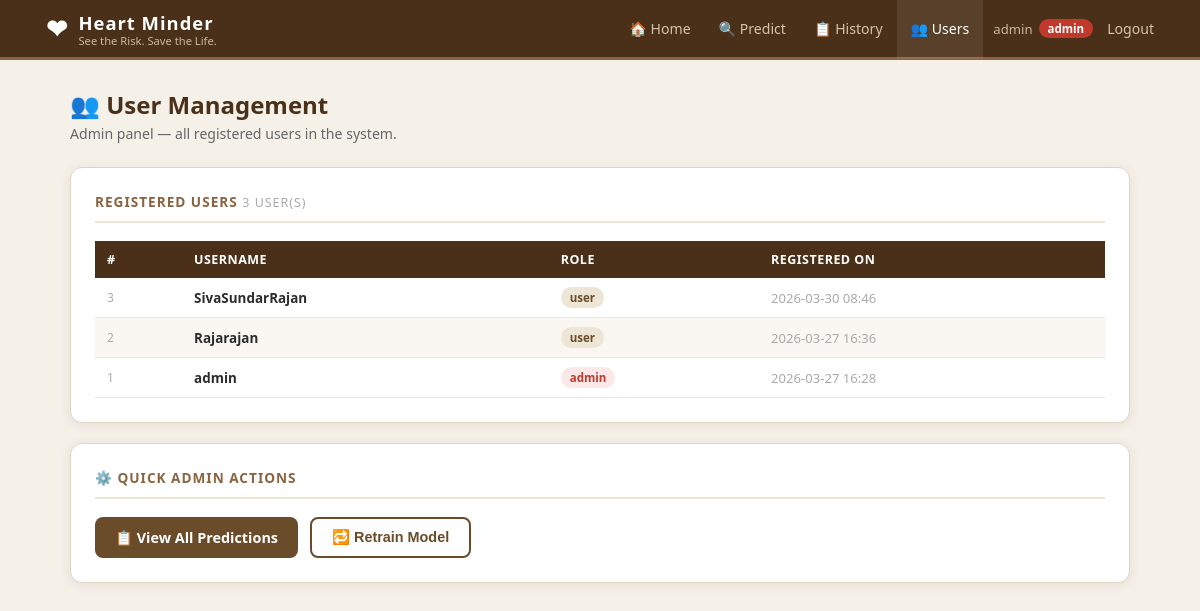
Page /admin/users (signed in) on the committed database.
### tables this page shows
CREATE TABLE users (
        id INTEGER PRIMARY KEY AUTOINCREMENT,
        username TEXT UNIQUE NOT NULL,
        password TEXT NOT NULL,
        role TEXT DEFAULT 'user',
        created_at TEXT DEFAULT CURRENT_TIMESTAMP
    );

### backend/app.py (the view)
@app.route('/admin/users')
@login_required
@admin_required
def admin_users():
    conn = get_db()
    users = conn.execute("SELECT * FROM users ORDER BY created_at DESC").fetchall()
    conn.close()
    return render_template('admin_users.html', users=users)

### backend/app.py (called while the page is built)
def get_db():
    conn = sqlite3.connect(DB_PATH)
    conn.row_factory = sqlite3.Row
    return conn

def login_required(f):
    from functools import wraps
    @wraps(f)
    def decorated(*args, **kwargs):
        if 'user_id' not in session: return redirect(url_for('login'))
        return f(*args, **kwargs)
    return decorated

def admin_required(f):
    from functools import wraps
    @wraps(f)
    def decorated(*args, **kwargs):
        if session.get('role') != 'admin':
            flash('Admin access required.', 'error')
            return redirect(url_for('home'))
        return f(*args, **kwargs)
    return decorated

### templates/admin_users.html (shortened to what this page needs)
{% extends 'base.html' %}
{% block content %}
<div class="page-header">
  <h1>👥 User Management</h1>
  <p>Admin panel — all registered users in the system.</p>
</div>
<div class="card">
  <h2>Registered Users <span style="font-size:0.78rem;font-weight:400;color:#aaa;">{{ users|length }} user(s)</span></h2>
  <div class="tbl-wrap">
    <table>
      <thead>
        <tr><th>#</th><th>Username</th><th>Role</th><th>Registered On</th></tr>
      </thead>
      <tbody>
        {% for u in users %}
        <tr>
          <td style="color:#aaa;font-size:0.75rem;">{{ u.id }}</td>
          <td><b>{{ u.username }}</b></td>
          <td>
            {% if u.role == 'admin' %}
              <span class="tag tag-red">admin</span>
            {% else %}
              <span class="tag" style="background:var(--beige2);color:var(--brown);">user</span>
            {% endif %}
          </td>
          <td style="font-size:0.82rem;color:#aaa;">{{ u.created_at[:16] }}</td>
        </tr>
        {% endfor %}
      </tbody>
    </table>
  </div>
</div>
<div class="card" style="margin-top:20px;">
  <h2>⚙️ Quick Admin Actions</h2>
  <div style="display:flex;gap:12px;flex-wrap:wrap;">
    <a href="{{ url_for('history') }}" class="btn btn-primary">📋 View All Predictions</a>
    <form method="post" action="{{ url_for('retrain') }}">
      <button type="submit" class="btn btn-outline">🔁 Retrain Model</button>
    </form>
  </div>
</div>
{% endblock %}

### templates/base.html (style rules this page uses)
:root { --beige: #f5f0e8; --beige2: #ede5d5; --beige3: #e0d5c5; --cream: #faf7f2; --brown: #6b4c2a; --brown2: #8b6340; --brown3: #4a3018; --red: #c0392b; --red2: #e74c3c; --green: #27ae60; --green2: #2ecc71; --text: #2c2c2c; --text2: #666; --shadow: 0 2px 12px rgba(107,76,42,0.10); --radius: 12px; }
* { box-sizing:border-box;margin:0;padding:0; }
body { font-family:'Segoe UI',Arial,sans-serif;background:var(--beige);color:var(--text);min-height:100vh; }
.page-header { margin-bottom:24px; }
.page-header h1 { font-size:1.5rem;font-weight:800;color:var(--brown3); }
.page-header p { color:var(--text2);font-size:0.88rem;margin-top:3px; }
.card { background:#fff;border:1px solid var(--beige3);border-radius:var(--radius);padding:24px;box-shadow:var(--shadow); }
.card h2 { font-size:0.85rem;font-weight:700;text-transform:uppercase;letter-spacing:1px;color:var(--brown2);padding-bottom:10px;border-bottom:2px solid var(--beige2);margin-bottom:18px; }
.btn { display:inline-flex;align-items:center;gap:6px;padding:10px 20px;border-radius:8px; border:none;font-size:0.9rem;font-weight:700;cursor:pointer;text-decoration:none; transition:transform 0.15s,box-shadow 0.15s,opacity 0.2s; }
.btn-primary { background:var(--brown);color:#fff; }
.btn-outline { background:transparent;border:2px solid var(--brown);color:var(--brown); }
.tbl-wrap { overflow-x:auto; }
table { width:100%;border-collapse:collapse;font-size:0.84rem; }
th { background:var(--brown3);color:#fff;padding:10px 12px;text-align:left;font-weight:600;font-size:0.78rem;text-transform:uppercase;letter-spacing:0.5px; }
td { padding:9px 12px;border-bottom:1px solid var(--beige2); }
tr:nth-child(even) td { background:var(--cream); }
.tag { display:inline-block;padding:3px 9px;border-radius:20px;font-size:0.72rem;font-weight:700; }
.tag-red { background:#fde8e8;color:var(--red); }

### rows in the picture
users: id "3", username "SivaSundarRajan", role "user", created_at "2026-03-30 08:46"
users: id "2", username "Rajarajan", role "user", created_at "2026-03-27 16:36"
users: id "1", username "admin", role "admin", created_at "2026-03-27 16:28"

### other values in the picture
{{ session.username }} "admin"
{{ session.role }} "admin"
{{ users|length }} "3"
